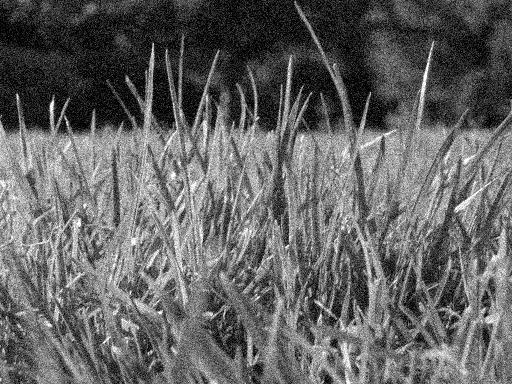
#> input picture lab2/Image_enhancement/images/image1_gaussian.jpg, 512 x 384 px
$ python denoise.py
#> lines starting #> are read from the running program, lines starting #| are printed output that depends on the picture; long printed decimals are rounded
### lab2/Image_enhancement/myPSNR.py
import numpy as np
import cv2

def myPSNR( orig_image, approx_image ):
    h,w = orig_image.shape
    mse = 0

    for y in range(h):
        for x in range(w):
            mse += (orig_image[y,x] - approx_image[y,x]) ** 2
    mse = mse / (h*w)

    I_max = orig_image.max()

    PSNR = 20 * np.log10(I_max / np.sqrt(mse))

    return PSNR


# [8 lines that do not run on import are left out]

### lab2/Image_enhancement/denoise.py
import cv2
import matplotlib.pyplot as plt
from myPSNR import *

def denoise( image, kernel_type, **kwargs):
    if kernel_type == 'box':
        imOu = cv2.blur(image, kwargs['kernel_size'])
    elif kernel_type == 'median':
        imOu = cv2.medianBlur(image, kwargs['kernel_size'])
    elif kernel_type == 'gaussian':
        imOu = cv2.GaussianBlur(image, ksize=kwargs['kernel_size'],sigmaX=kwargs['sigma'],sigmaY=kwargs['sigma'])
    else:
        print('Operation Not implemented')
    return imOu

if __name__ == "__main__":
    image = cv2.imread('images/image1_gaussian.jpg', 0)
#> image is the input picture: shape (384, 512); min 0, max 255, mean 99.9
    orig = cv2.imread('images/image1.jpg', 0)
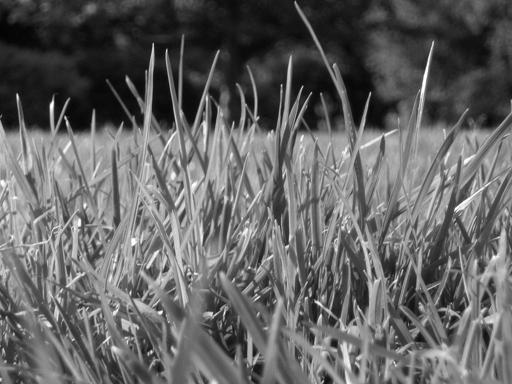
#> input picture lab2/Image_enhancement/images/image1.jpg, 512 x 384 px
#> orig is the input picture: shape (384, 512); min 0, max 255, mean 99.4
    method = 'box'
    kernel_sizes = [(3,3), (5,5), (7,7)]
    fig, axs = plt.subplots(1, 3, figsize=(12,4))
    for i, ksize in enumerate(kernel_sizes):
        denoised = denoise(image, method, kernel_size=ksize)
        axs[i].set_xticks([])
        axs[i].set_yticks([])
        axs[i].set_title(str(ksize), fontsize=20)
        axs[i].imshow(denoised, cmap='gray')
        psnr = myPSNR(orig / 255, denoised / 255)
        print("psnr score of {}, with kernelsize {}: {}".format(method, ksize, psnr))
#> this loop made 3 passes
#> (PSNR in myPSNR, psnr) on passes 1 to 3: (26.22, 26.22), (23.65, 23.65), (21.93, 21.93)
#| psnr score of box, with kernelsize (3, 3): 26.215
#| psnr score of box, with kernelsize (5, 5): 23.649
#| psnr score of box, with kernelsize (7, 7): 21.934
#> pass 1, in denoise, `imOu = cv2.blur(image, kwargs['kernel_size'])`:
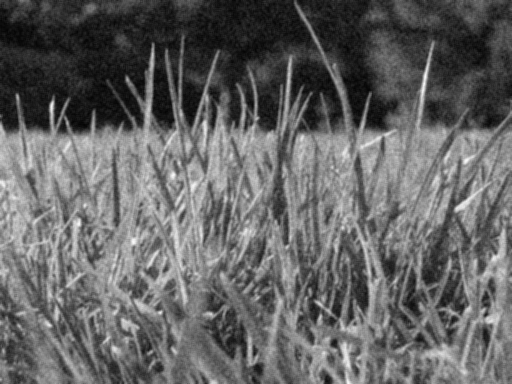
#> imOu: shape (384, 512); min 3, max 249, mean 99.8
#> pass 3, in denoise (call 3), `imOu = cv2.blur(image, kwargs['kernel_size'])`:
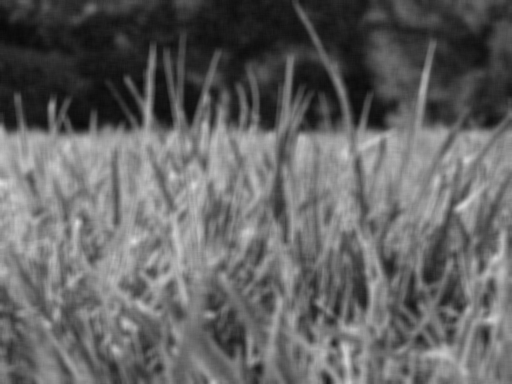
#> imOu: shape (384, 512); min 9, max 223, mean 99.8
    plt.savefig(method+'gaussian.jpg')
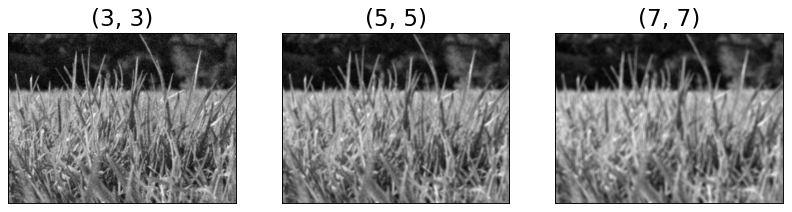
#> figure drawn by matplotlib, 3 panels
    plt.show()

    method = 'gaussian'
    kernel_sizes = [(3,3), (5,5), (7,7)]
    plt.figure()
    stds = np.linspace(0.00001, 3, 5)
    kernel_sizes = [(3,3), (5,5), (7,7)]
    for ksize in kernel_sizes:
        for std in stds:
            denoised = denoise(image, method, kernel_size=ksize, sigma=std)
            axs[i].set_xticks([])
            axs[i].set_yticks([])
            axs[i].set_title(str(ksize), fontsize=20)
            axs[i].imshow(denoised, cmap='gray')
            psnr = myPSNR(orig / 255, denoised / 255)
            print("psnr score of {}, with kernelsize {} and standard deviation {}: {}".format(method, ksize, std, psnr))
#> this loop made 3 passes
#> (printed output is left out)

    method = 'gaussian'
#> method = 'gaussian'
    kernel_sizes = [(3,3), (5,5), (7,7)]
    fig, axs = plt.subplots(1, 3, figsize=(12,4))
    for i, ksize in enumerate(kernel_sizes):
        denoised = denoise(orig, method, kernel_size=ksize, sigma=5)
        axs[i].set_xticks([])
        axs[i].set_yticks([])
        axs[i].set_title(str(ksize), fontsize=20)
        axs[i].imshow(denoised, cmap='gray')
        psnr = myPSNR(orig / 255, denoised / 255)
        print("psnr score of {}, with kernelsize {}: {}".format(method, ksize, psnr))
#> this loop made 3 passes
#> (PSNR in myPSNR, psnr) on passes 1 to 3: (28.27, 28.27), (24.19, 24.19), (22.37, 22.37)
#| psnr score of gaussian, with kernelsize (3, 3): 28.270
#| psnr score of gaussian, with kernelsize (5, 5): 24.187
#| psnr score of gaussian, with kernelsize (7, 7): 22.365
    plt.savefig(method+'gaussian.jpg')
    plt.show()

    method = "median"
    kernel_sizes = [3, 5, 7]
    fig, axs = plt.subplots(1, 3, figsize=(12,4))
    for i, ksize in enumerate(kernel_sizes):
        denoised = denoise(image, method, kernel_size=ksize)
        axs[i].set_xticks([])
        axs[i].set_yticks([])
        axs[i].set_title(str(ksize), fontsize=20)
        axs[i].imshow(denoised, cmap='gray')
        psnr = myPSNR(orig / 255, denoised / 255)
        print("psnr score of {}, with kernelsize {}: {}".format(method, ksize, psnr))
#> this loop made 3 passes
#> (PSNR in myPSNR, psnr) on passes 1 to 3: (25.53, 25.53), (23.94, 23.94), (22.24, 22.24)
#| psnr score of median, with kernelsize 3: 25.528
#| psnr score of median, with kernelsize 5: 23.942
#| psnr score of median, with kernelsize 7: 22.243
    plt.savefig(method+'saltpepper.jpg')
    plt.show()
